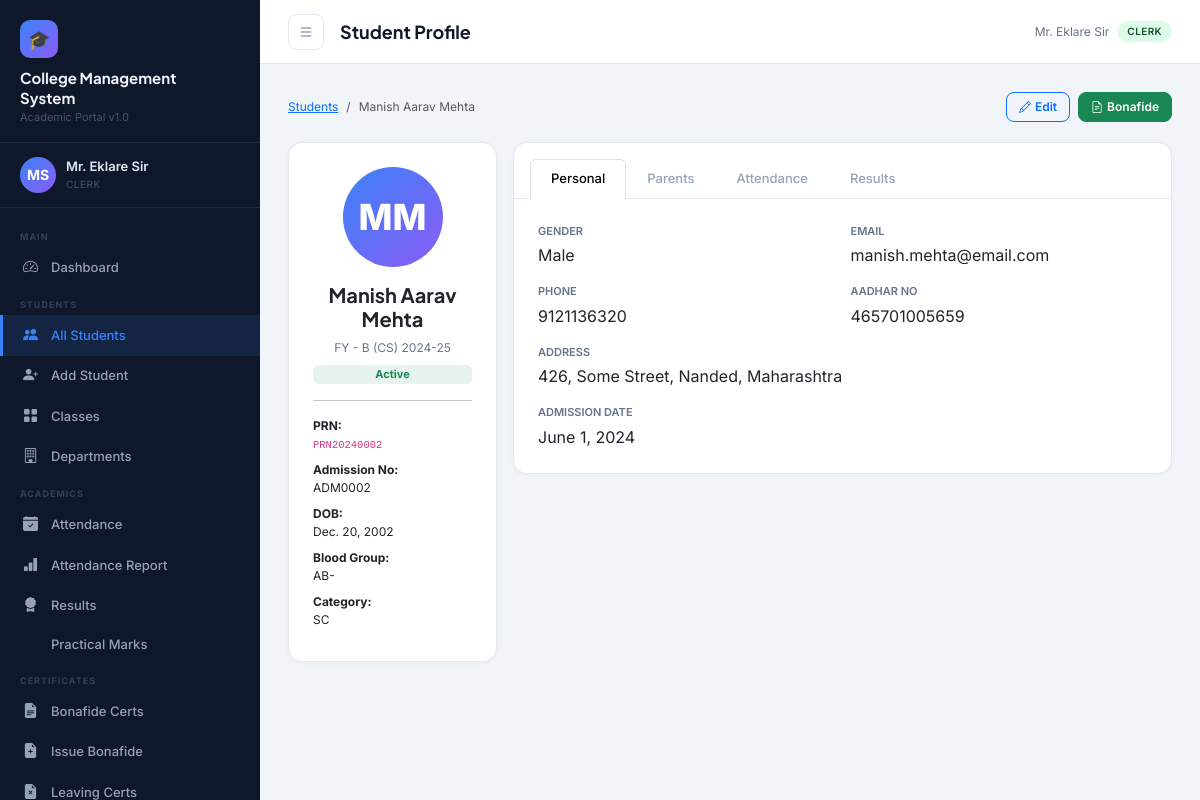
The page /students/2/ (signed in) on the database its author committed.
### accounts/models.py (models this page shows, shortened)
class User(AbstractUser):
    ROLE_CHOICES = [
        ('principal', 'Principal'),
        ('staff', 'Staff / Teacher'),
        ('clerk', 'Clerk'),
        ('accountant', 'Accountant'),
    ]
    role = models.CharField(max_length=20, choices=ROLE_CHOICES, default='staff')
    phone = models.CharField(max_length=15, blank=True)
    address = models.TextField(blank=True)
    profile_photo = models.ImageField(upload_to='profiles/', blank=True, null=True)
    department = models.CharField(max_length=100, blank=True)
    employee_id = models.CharField(max_length=20, unique=True, null=True, blank=True)

### students/models.py (models this page shows, shortened)
class Student(models.Model):
    GENDER_CHOICES = [('M', 'Male'), ('F', 'Female'), ('O', 'Other')]
    STATUS_CHOICES = [('active', 'Active'), ('inactive', 'Inactive'), ('passed', 'Passed Out'), ('dropped', 'Dropped')]
    prn = models.CharField(max_length=20, unique=True, verbose_name='PRN')
    first_name = models.CharField(max_length=50)
    middle_name = models.CharField(max_length=50, blank=True)
    last_name = models.CharField(max_length=50)
    gender = models.CharField(max_length=1, choices=GENDER_CHOICES)
    date_of_birth = models.DateField()
    address = models.TextField()
    phone = models.CharField(max_length=15)
    email = models.EmailField(blank=True)
    photo = models.ImageField(upload_to='students/', blank=True, null=True)
    aadhar_no = models.CharField(max_length=12, blank=True)
    caste = models.CharField(max_length=50, blank=True)
    category = models.CharField(max_length=20, blank=True)  # OBC, SC, ST, Open
    blood_group = models.CharField(max_length=5, blank=True)
    current_class = models.ForeignKey(Class, on_delete=models.SET_NULL, null=True, related_name='students')
    admission_date = models.DateField()
    admission_no = models.CharField(max_length=20, unique=True)
    status = models.CharField(max_length=10, choices=STATUS_CHOICES, default='active')
    father_name = models.CharField(max_length=100)
    father_phone = models.CharField(max_length=15, blank=True)
    father_occupation = models.CharField(max_length=100, blank=True)
    mother_name = models.CharField(max_length=100)
    mother_phone = models.CharField(max_length=15, blank=True)
    guardian_name = models.CharField(max_length=100, blank=True)
    guardian_phone = models.CharField(max_length=15, blank=True)
    guardian_relation = models.CharField(max_length=50, blank=True)
    created_at = models.DateTimeField(auto_now_add=True)
    updated_at = models.DateTimeField(auto_now=True)
    @property
    def full_name(self):
        parts = [self.first_name, self.middle_name, self.last_name]
        return ' '.join(p for p in parts if p)

class Class(models.Model):
    name = models.CharField(max_length=50)  # e.g., FY, SY, TY
    division = models.CharField(max_length=5)  # A, B, C
    department = models.ForeignKey(Department, on_delete=models.CASCADE, related_name='classes')
    academic_year = models.CharField(max_length=10)  # e.g., 2024-25
    class_teacher = models.CharField(max_length=100, blank=True)
    class Meta:
        unique_together = ['name', 'division', 'department', 'academic_year']
        verbose_name_plural = 'Classes'
    def __str__(self):
        return f"{self.name} - {self.division} ({self.department.code}) {self.academic_year}"

class Department(models.Model):
    name = models.CharField(max_length=100)
    code = models.CharField(max_length=10, unique=True)
    head = models.CharField(max_length=100, blank=True)

### students/views.py (the view)
# urls.py: path('<int:pk>/', views.student_detail, name='student_detail'),
@login_required
def student_detail(request, pk):
    student = get_object_or_404(Student, pk=pk)
    return render(request, 'students/student_detail.html', {'student': student})

### templates/students/student_detail.html (shortened to what this page needs)
{% extends 'base.html' %}
{% block page_title %}Student Profile{% endblock %}
{% block content %}
<div class="section-header">
  <nav aria-label="breadcrumb">
    <ol class="breadcrumb mb-0" style="font-size:12px;">
      <li class="breadcrumb-item"><a href="{% url 'student_list' %}">Students</a></li>
      <li class="breadcrumb-item active">{{ student.full_name }}</li>
    </ol>
  </nav>
  <div class="d-flex gap-2">
    {% if request.user.role == 'principal' or request.user.role == 'clerk' %}
    <a href="{% url 'student_edit' student.pk %}" class="btn btn-sm btn-outline-primary"><i class="bi bi-pencil me-1"></i>Edit</a>
    <a href="{% url 'issue_bonafide' %}?student={{ student.pk }}" class="btn btn-sm btn-success"><i class="bi bi-file-earmark-text me-1"></i>Bonafide</a>
    {% endif %}
  </div>
</div>
<div class="row g-3">
  <div class="col-md-4 col-lg-3">
    <div class="card text-center p-4">
      {% if student.photo %}
        <img src="{{ student.photo.url }}" class="rounded-circle mx-auto mb-3" style="width:100px;height:100px;object-fit:cover;">
      {% else %}
        <div class="mx-auto mb-3" style="width:100px;height:100px;border-radius:50%;background:linear-gradient(135deg,#3b82f6,#8b5cf6);display:flex;align-items:center;justify-content:center;font-size:36px;font-weight:800;color:#fff;">
          {{ student.first_name|first }}{{ student.last_name|first }}
        </div>
      {% endif %}
      <h5 style="font-family:'Plus Jakarta Sans',sans-serif;font-weight:700;">{{ student.full_name }}</h5>
      <p class="text-muted-sm mb-2">{{ student.current_class|default:"No class assigned" }}</p>
      <span class="badge bg-success bg-opacity-10 text-success" style="font-size:11px;">{{ student.get_status_display }}</span>
      <hr>
      <div style="font-size:12px;text-align:left;">
        <div class="mb-2"><strong>PRN:</strong><br><code>{{ student.prn }}</code></div>
        <div class="mb-2"><strong>Admission No:</strong><br>{{ student.admission_no }}</div>
        <div class="mb-2"><strong>DOB:</strong><br>{{ student.date_of_birth }}</div>
        <div class="mb-2"><strong>Blood Group:</strong><br>{{ student.blood_group|default:"—" }}</div>
        <div class="mb-2"><strong>Category:</strong><br>{{ student.category|default:"—" }}</div>
      </div>
    </div>
  </div>
  <div class="col-md-8 col-lg-9">
    <div class="card">
      <div class="card-header p-0 px-3 pt-3">
        <ul class="nav nav-tabs border-0" id="studentTabs">
          <li class="nav-item"><a class="nav-link active" data-bs-toggle="tab" href="#personal">Personal</a></li>
          <li class="nav-item"><a class="nav-link" data-bs-toggle="tab" href="#parents">Parents</a></li>
          <li class="nav-item"><a class="nav-link" data-bs-toggle="tab" href="#attendance">Attendance</a></li>
          <li class="nav-item"><a class="nav-link" data-bs-toggle="tab" href="#results">Results</a></li>
        </ul>
      </div>
      <div class="card-body tab-content p-4">
        <div class="tab-pane fade show active" id="personal">
          <div class="row g-3">
            <div class="col-md-6"><div class="text-muted-sm mb-1 text-uppercase" style="font-size:11px;font-weight:600;">Gender</div><div>{{ student.get_gender_display }}</div></div>
            <div class="col-md-6"><div class="text-muted-sm mb-1 text-uppercase" style="font-size:11px;font-weight:600;">Email</div><div>{{ student.email|default:"—" }}</div></div>
            <div class="col-md-6"><div class="text-muted-sm mb-1 text-uppercase" style="font-size:11px;font-weight:600;">Phone</div><div>{{ student.phone }}</div></div>
            <div class="col-md-6"><div class="text-muted-sm mb-1 text-uppercase" style="font-size:11px;font-weight:600;">Aadhar No</div><div>{{ student.aadhar_no|default:"—" }}</div></div>
            <div class="col-12"><div class="text-muted-sm mb-1 text-uppercase" style="font-size:11px;font-weight:600;">Address</div><div>{{ student.address }}</div></div>
            <div class="col-md-6"><div class="text-muted-sm mb-1 text-uppercase" style="font-size:11px;font-weight:600;">Admission Date</div><div>{{ student.admission_date }}</div></div>
          </div>
        </div>
      </div>
    </div>
  </div>
</div>
{% endblock %}

### templates/base.html (shortened to what this page needs)
{% load static %}
<!DOCTYPE html>
<html lang="en">
<head>
  <link href="https://cdn.jsdelivr.net/npm/bootstrap@5.3.2/dist/css/bootstrap.min.css" rel="stylesheet"/>
  <link href="https://cdn.jsdelivr.net/npm/bootstrap-icons@1.11.3/font/bootstrap-icons.css" rel="stylesheet"/>
<link rel="stylesheet"
href="https://cdnjs.cloudflare.com/ajax/libs/cropperjs/1.6.1/cropper.min.css"/>
</head>
<body>
<aside class="sidebar" id="sidebar">
  <div class="sidebar-brand">
    <div class="logo-icon">🎓</div>
    <div class="college-name">College Management<br>System</div>
    <div class="college-subtitle">Academic Portal v1.0</div>
  </div>
  <div class="sidebar-user">
    {% if request.user.profile_photo %}
    <img src="{{ request.user.profile_photo.url }}"
         class="avatar"
         style="object-fit:cover;">
{% else %}
    <div class="avatar">
        {{ request.user.first_name|first|upper }}{{ request.user.last_name|first|upper }}
    </div>
{% endif %}
    <div class="user-info">
      <div class="name">{{ request.user.get_full_name|default:request.user.username }}</div>
      <div class="role">{{ request.user.get_role_display }}</div>
    </div>
  </div>
  <nav class="sidebar-nav">
    <div class="nav-section-label">Main</div>
    <div class="nav-item">
      <a href="{% url 'dashboard' %}" class="{% if request.resolver_match.url_name == 'dashboard' %}active{% endif %}">
        <i class="bi bi-speedometer2"></i> Dashboard
      </a>
    </div>
    <div class="nav-section-label">Students</div>
    <div class="nav-item">
      <a href="{% url 'student_list' %}" class="{% if 'student' in request.resolver_match.url_name %}active{% endif %}">
        <i class="bi bi-people-fill"></i> All Students
      </a>
    </div>
    {% if request.user.role in 'principal,clerk' %}
    <div class="nav-item">
      <a href="{% url 'student_add' %}"><i class="bi bi-person-plus-fill"></i> Add Student</a>
    </div>
    {% endif %}
    <div class="nav-item">
      <a href="{% url 'class_list' %}"><i class="bi bi-grid-fill"></i> Classes</a>
    </div>
    <div class="nav-item">
      <a href="{% url 'department_list' %}"><i class="bi bi-building"></i> Departments</a>
    </div>
    <div class="nav-section-label">Academics</div>
    <div class="nav-item">
      <a href="{% url 'attendance_dashboard' %}" class="{% if 'attendance' in request.resolver_match.url_name %}active{% endif %}">
        <i class="bi bi-calendar-check-fill"></i> Attendance
      </a>
    </div>
    <div class="nav-item">
      <a href="{% url 'attendance_report' %}"><i class="bi bi-bar-chart-fill"></i> Attendance Report</a>
    </div>
    <div class="nav-item">
      <a href="{% url 'results_dashboard' %}" class="{% if 'result' in request.resolver_match.url_name or 'exam' in request.resolver_match.url_name %}active{% endif %}">
        <i class="bi bi-award-fill"></i> Results
      </a>
    </div>
    <div class="nav-item">
      <a href="{% url 'practical_marks' %}"> Practical Marks</a>
    </div>
    {% if request.user.role == 'principal' or request.user.role == 'clerk' %}
    <div class="nav-section-label">Certificates</div>
    <div class="nav-item">
      <a href="{% url 'bonafide_list' %}" class="{% if 'bonafide' in request.resolver_match.url_name %}active{% endif %}">
        <i class="bi bi-file-earmark-text-fill"></i> Bonafide Certs
      </a>
    </div>
    <div class="nav-item">
      <a href="{% url 'issue_bonafide' %}"><i class="bi bi-file-earmark-plus-fill"></i> Issue Bonafide</a>
    </div>
    <div class="nav-item">
      <a href="{% url 'leaving_cert_list' %}"><i class="bi bi-file-earmark-x-fill"></i> Leaving Certs</a>
    </div>
    {% endif %}
  </nav>
</aside>
<div class="main-wrap">
  <div class="topbar">
    <button class="btn-icon sidebar-toggle" onclick="document.getElementById('sidebar').classList.toggle('open')">
      <i class="bi bi-list"></i>
    </button>
    <div class="page-title">{% block page_title %}Dashboard{% endblock %}</div>
    <div class="d-flex align-items-center gap-2">
      <span class="text-muted-sm d-none d-md-inline">{{ request.user.get_full_name|default:request.user.username }}</span>
      <span class="badge-role badge-{{ request.user.role }}">{{ request.user.get_role_display }}</span>
    </div>
  </div>
  <div class="main-content">
    {% block content %}{% endblock %}
  </div>
</div>
</body>
</html>

### templates/base.html (style rules this page uses)
:root { --sidebar-bg: #0f172a; --sidebar-width: 260px; --sidebar-text: #94a3b8; --sidebar-hover: #1e293b; --sidebar-active: #3b82f6; --topbar-h: 64px; --accent: #3b82f6; --accent2: #8b5cf6; --success: #10b981; --warning: #f59e0b; --danger: #ef4444; --bg: #f1f5f9; --card-bg: #ffffff; --text-primary: #0f172a; --text-secondary: #64748b; --border: #e2e8f0; }
* { box-sizing: border-box; margin: 0; padding: 0; }
body { font-family: 'Inter', sans-serif; background: var(--bg); color: var(--text-primary); overflow-x: hidden; }
.sidebar { position: fixed; top: 0; left: 0; height: 100vh; width: var(--sidebar-width); background: var(--sidebar-bg); z-index: 1000; display: flex; flex-direction: column; transition: transform .3s ease; overflow-y: auto; }
.sidebar-brand { padding: 20px 20px 16px; border-bottom: 1px solid #1e293b; }
.sidebar-brand .college-name { font-family: 'Plus Jakarta Sans', sans-serif; font-size: 15px; font-weight: 700; color: #f1f5f9; line-height: 1.3; }
.sidebar-brand .college-subtitle { font-size: 11px; color: #475569; margin-top: 2px; }
.sidebar-brand .logo-icon { width: 38px; height: 38px; background: linear-gradient(135deg, var(--accent), var(--accent2)); border-radius: 10px; display: flex; align-items: center; justify-content: center; font-size: 18px; margin-bottom: 10px; }
.sidebar-user { padding: 14px 20px; border-bottom: 1px solid #1e293b; display: flex; align-items: center; gap: 10px; }
.sidebar-user .avatar { width: 36px; height: 36px; border-radius: 50%; background: linear-gradient(135deg, var(--accent), var(--accent2)); display: flex; align-items: center; justify-content: center; font-size: 14px; font-weight: 700; color: #fff; flex-shrink: 0; }
.sidebar-user .user-info .name { font-size: 13px; font-weight: 600; color: #e2e8f0; }
.sidebar-user .user-info .role { font-size: 10px; color: #475569; text-transform: uppercase; letter-spacing: .5px; }
.sidebar-nav { padding: 12px 0; flex: 1; }
.nav-section-label { font-size: 9px; font-weight: 700; text-transform: uppercase; letter-spacing: 1px; color: #334155; padding: 10px 20px 4px; }
.nav-item a { display: flex; align-items: center; gap: 10px; padding: 9px 20px; color: var(--sidebar-text); text-decoration: none; font-size: 13px; font-weight: 500; border-left: 3px solid transparent; transition: all .2s; }
.nav-item a.active { background: rgba(59,130,246,.12); color: var(--accent); border-left-color: var(--accent); }
.nav-item a i { font-size: 15px; width: 18px; flex-shrink: 0; }
.main-wrap { margin-left: var(--sidebar-width); min-height: 100vh; display: flex; flex-direction: column; }
.topbar { position: sticky; top: 0; height: var(--topbar-h); background: var(--card-bg); border-bottom: 1px solid var(--border); display: flex; align-items: center; padding: 0 28px; gap: 16px; z-index: 100; }
.topbar .page-title { font-family: 'Plus Jakarta Sans',sans-serif; font-size: 18px; font-weight: 700; flex: 1; }
.topbar .btn-icon { width: 36px; height: 36px; border-radius: 8px; border: 1px solid var(--border); background: transparent; display: flex; align-items: center; justify-content: center; cursor: pointer; transition: background .2s; color: var(--text-secondary); }
.main-content { flex: 1; padding: 28px; }
.card { border: 1px solid var(--border); border-radius: 14px; background: var(--card-bg); box-shadow: 0 1px 4px rgba(0,0,0,.04); }
.card-header { background: transparent; border-bottom: 1px solid var(--border); padding: 16px 20px; font-weight: 600; font-size: 14px; }
.badge-role { display: inline-block; font-size: 10px; padding: 3px 10px; border-radius: 100px; font-weight: 600; text-transform: uppercase; letter-spacing: .4px; }
.badge-clerk { background: #dcfce7; color: #14532d; }
.btn { border-radius: 8px; font-size: 13px; font-weight: 600; padding: 8px 16px; }
.btn-sm { padding: 5px 12px; font-size: 12px; }
.sidebar-toggle { display: none; }
.text-muted-sm { font-size: 12px; color: var(--text-secondary); }
.section-header { display: flex; align-items: center; justify-content: space-between; margin-bottom: 20px; }
.avatar { width:36px; height:36px; border-radius:50%; object-fit:cover; }

### rows shown on the page
User: user.first_name|first "M", user.last_name|first "S", user.get_full_name "Mr. Eklare Sir", user.role "CLERK"
Student: full_name "Manish Aarav Mehta", first_name|first "M", last_name|first "M", current_class "FY - B (CS) 2024-25", status "Active", prn "PRN20240002", admission_no "ADM0002", date_of_birth "Dec. 20, 2002", blood_group "AB-", category "SC", gender "Male", email "manish.mehta@email.com", phone "9121136320", aadhar_no "465701005659", address "426, Some Street, Nanded, Maharashtra", admission_date "June 1, 2024"
